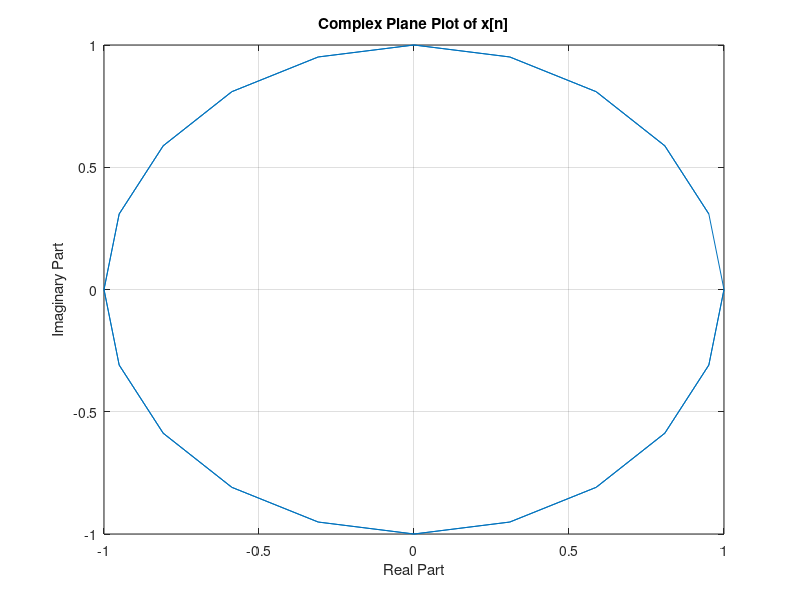
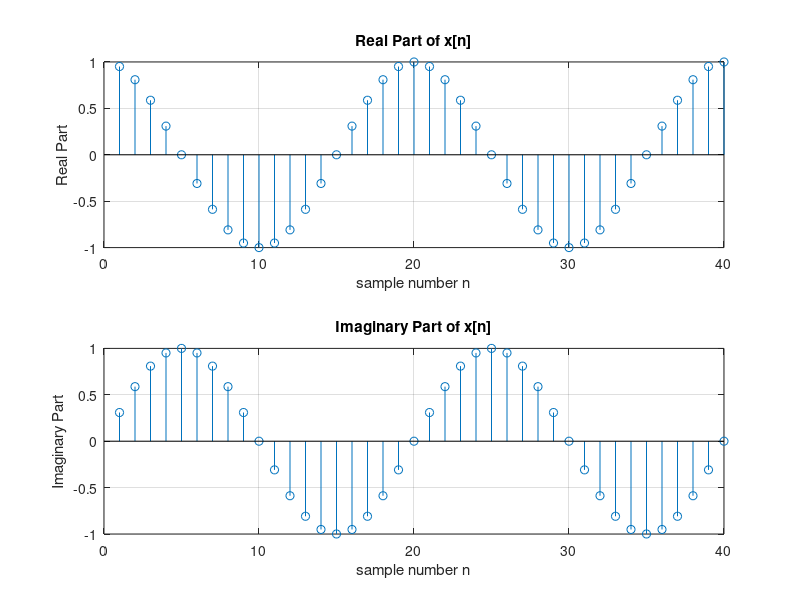
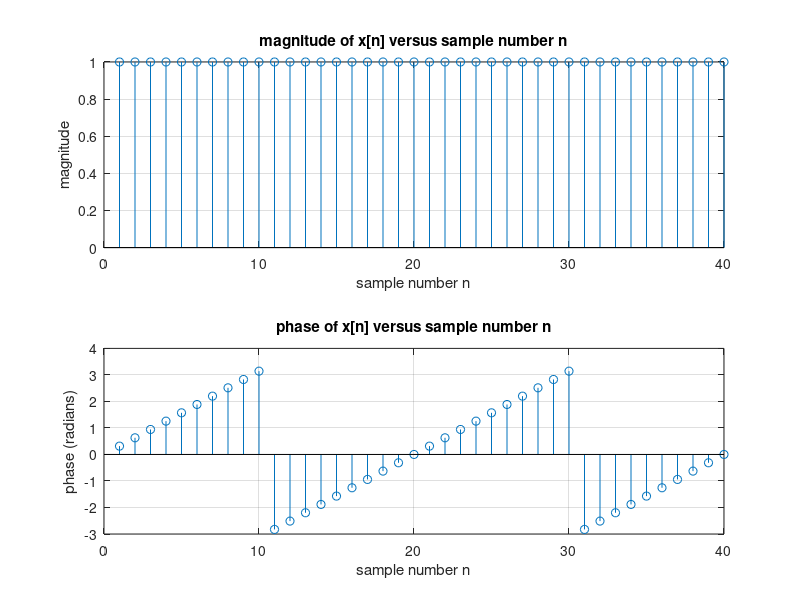

MATLAB code to generate these figures, in order:
%part a: 

n = 1:40;% Define the sample range
A = 1;% Amplitude
omega = pi/10;% Angular frequency

% Generate the complex signal x[n]
xn = A * exp(1j * omega * n);

% Plot x[n] in the complex plane
figure;
plot(real(xn), imag(xn)); %ℑ(x[n]) imaginary part versus ℜ(x[n]) real part
xlabel('Real Part');
ylabel('Imaginary Part');
title('Complex Plane Plot of x[n]');
grid on;


%%
%part b: 
% Create a new figure for real and imaginary parts
figure;

% Real part
subplot(2,1,1);
stem(n, real(xn)); %plot them versus the sample number n
xlabel('sample number n');
ylabel('Real Part');
title('Real Part of x[n]');
grid on;

% Imaginary part
subplot(2,1,2);
stem(n, imag(xn)); %plot them versus the sample number n
xlabel('sample number n');
ylabel('Imaginary Part');
title('Imaginary Part of x[n]');
grid on;


%%
% part c : 
% Create a new figure for magnitude and phase
magnitude = abs(xn);
phase = angle(xn);

figure;

subplot(2,1,1);
stem(n, magnitude);
xlabel('sample number n');
ylabel('magnitude');
title('magnitude of x[n] versus sample number n');
grid on;

subplot(2,1,2);
stem(n, phase);
xlabel('sample number n');
ylabel('phase (radians)');
title('phase of x[n] versus sample number n');
grid on;

fprintf("the slope of the plot is %d",omega);


